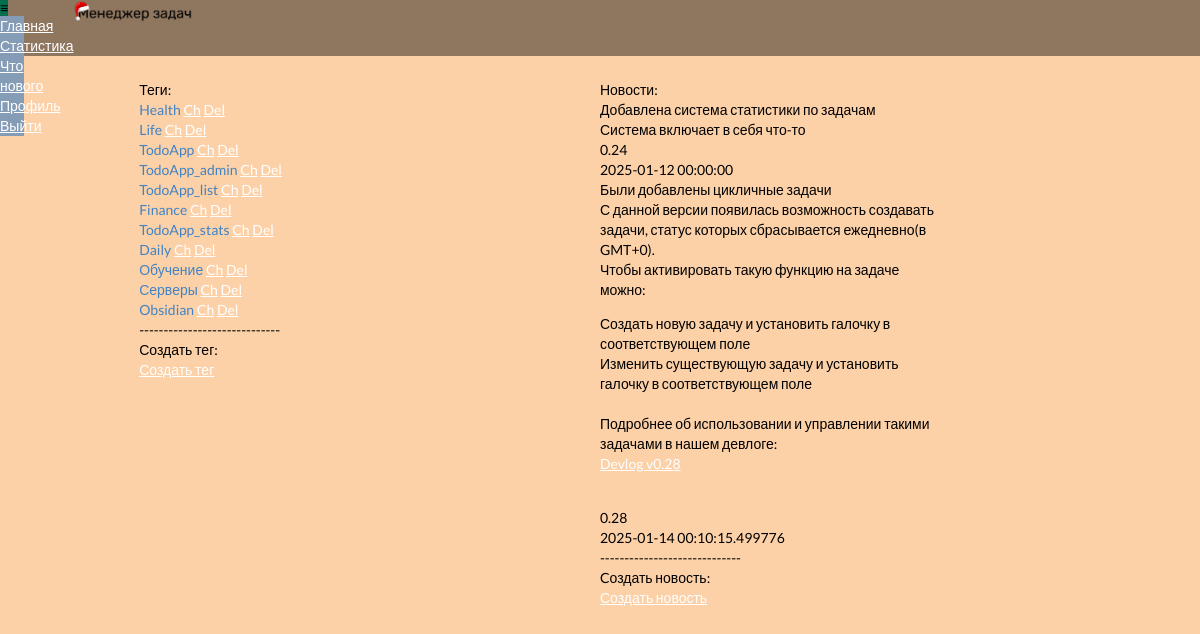
The page /admin (signed in) on the database its author committed.
### todo/models.py (models this page shows)
class Tag(db.Model):
    id = db.Column(db.Integer, primary_key=True)
    uid = db.Column(db.Integer)
    ws_id = db.Column(db.Integer)
    title = db.Column(db.String(100))
    descr = db.Column(db.String(1000))

class News(db.Model):
    id = db.Column(db.Integer, primary_key=True)
    title = db.Column(db.String(100))
    descr = db.Column(db.String(1000))
    version = db.Column(db.String(10))
    create_date = db.Column(db.String(25))
    to_send = db.Column(db.Boolean)

### todo/routes.py (the view)
@app.get('/admin')
@login_required
def admin():
    if current_user.id != 1:
        return redirect(url_for('home'))
    else:
        news_list = News.query.all()
        todo_tags = Tag.query.filter_by(uid=current_user.id).distinct(Tag.title)
        return render_template('todo/main/admin.html', tag_list=todo_tags, news_list=news_list)

### todo/routes.py (called while the page is built)
@login_manager.user_loader
def load_user(user_id):
    user = Users.query.filter_by(id=user_id).first()
    return user

### todo/templates/todo/main/admin.html (shortened to what this page needs)
{% extends 'todo/main/layout.html' %}
    {% block content %}
    <div class="content" style="  display: flex; margin-top: 2%; margin-left: 2%; margin-right: 2%;">
        <div class="form" style="width: 30%;margin-left: 10%; margin-right: 10%;">
            {% block tags %}
            Теги:<br>
            {% for tag in tag_list %}
            <a>{{tag.title}}</a> <a href="/get_tag/{{tag.id}}">Ch</a> <a href="/delete_tag/{{ tag.id }}">Del</a>
            <br>
            {% endfor %}
            -----------------------------<br>
            Создать тег: <br>
            <a href="#openModal">Создать тег</a><br>
            {% endblock %}
        </div>
        <div class="form2" style="{% if news_list %}width: 30%; margin-right: 10%; {% endif %}">
            {% block news %}
            {% if news_list %}
            Новости: <br>
            {% for post in news_list %}
            {{post.title}}<br>{{post.descr | safe}}<br>{{post.version}}<br>{{post.create_date}}<br>{{post.is_send}}
            {% endfor %}
            -----------------------------<br>
            Cоздать новость: <br>
            <a href="#openModal3">Создать новость</a><br>
            {% endif %}
            {% endblock %}
        </div>
    </div>
    {% endblock content %}

### todo/templates/todo/main/layout.html (shortened to what this page needs)
<!doctype html>
<html lang="ru">
<head>
      <link rel="stylesheet" href="{{ url_for('static', filename='css/style.css') }}">
      <link rel="stylesheet" href="https://cdn.jsdelivr.net/npm/semantic-ui@2.4.2/dist/semantic.min.css">
      <link href="https://cdn.jsdelivr.net/gh/Alaev-Co/snowflakes/dist/snow.min.css" rel="stylesheet">
      <script src="https://unpkg.com/@tailwindcss/browser@4"></script>
</head>
<body style="{% if request.cookies.get('font')=='black' %}background-color:#1E1E1E;color:white;{% else %}background-color: #FCD1A8;color: black;{% endif %}">
      {% block content %}
      {% endblock content %}
</body>
</html>

### todo/templates/todo/menu/menu_w.html
<link rel="stylesheet" href="{{ url_for('static', filename='css/style.css') }}">
{% block content %}
<div class="header" style="display: grid; grid-template-columns: 5%  10% 10% 70%; width: 100vw;">
    <div class="dropdown" style="width: 3vh; z-index: 1050;">
    <button class="dropbtn" style="background-color:rgb(1,110,78)">≡</button>
    <div class="dropdown-content" style="background-color: rgb(133,156,182); ">
        <li style="  list-style-type: none;margin: 0;padding: 0; ">
            <a href="/">Главная</a>
            <a href="/task_stats">Статистика</a>
            <a href="/release">Что нового</a>
            <a href="/profile">Профиль</a>
            <a href="/logout">Выйти</a>
        </li>
    </div>
</div>
{% if request.cookies.get('font')=='black' %}
<img src="static/todo_log_noback.png" style="margin-left: 10%;margin-right: 25%; width: 25vw;">
{% else %}
<img src="static/todo_logo_noback_light.png" style="margin-left: 10%;margin-right: 25%; width: 25vw;">
{% endif %}
</div>
{% endblock content %}

### todo/static/css/style.css (style rules this page uses)
.header { word-break: normal; display: grid; grid-template-columns: 10% 15% 70% 5%; width: 100vw; height: 4em; background-color: rgb(0, 0, 0, 0.44); }
body { transition: background-color 0.3s ease; margin: 0; }
a:link { color: white; text-decoration: underline; cursor: pointer; }
p { transition: 0.5s; }
@media screen and (min-width: 320px) { html, body { margin: 0; overflow-x: hidden; } }

### rows shown on the page
Tag: title "Health"
Tag: title "Life"
Tag: title "TodoApp"
Tag: title "TodoApp_admin"
Tag: title "TodoApp_list"
Tag: title "Finance"
Tag: title "TodoApp_stats"
Tag: title "Daily"
Tag: title "Обучение"
Tag: title "Серверы"
Tag: title "Obsidian"
News: title "Добавлена система статистики по задачам", descr "Система включает в себя что-то", version "0.24", create_date "2025-01-12 00:00:00"
News: title "Были добавлены цикличные задачи", descr "С данной версии появилась возможность создавать задачи, статус которых сбрасывается ежедневно(в GMT+0). Чтобы активировать такую функцию на задаче можно: Создать новую задачу и установить галочку в соответствующем поле Изменить существующую задачу и установить галочку в соответствующем поле Подробнее об использовании и управлении такими задачами в нашем девлоге: Devlog v0.28", version "0.28", create_date "2025-01-14 00:10:15.499776"
